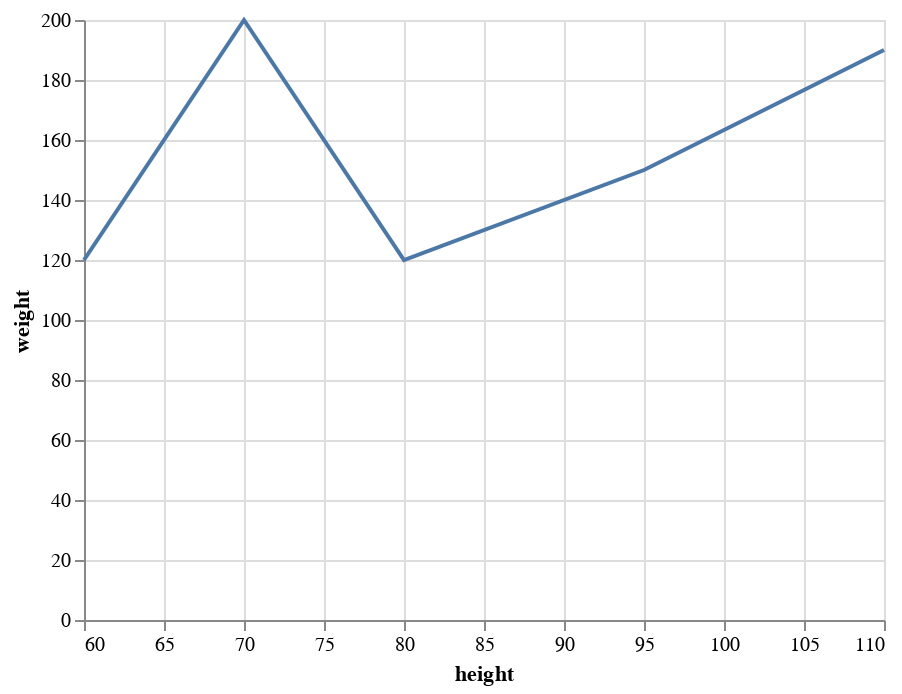

This figure's notebook cell:
### Code cell
alt.Chart(data=df).mark_line().encode(
    x="height",
    y="weight"
)

### Figure 1 — Vega-Lite specification as saved in the notebook (floating-point values rounded to 4 significant figures)
{"config": {"view": {"continuousWidth": 400, "continuousHeight": 300}}, "data": {"name": "data-9ed00a2086d7ff8c2c0949139133ecea"}, "mark": "line", "encoding": {"x": {"field": "height", "type": "quantitative"}, "y": {"field": "weight", "type": "quantitative"}}, "$schema": "https://vega.github.io/schema/vega-lite/v4.17.0.json", "datasets": {"data-9ed00a2086d7ff8c2c0949139133ecea": [{"height": 70, "weight": 200}, {"height": 95, "weight": 150}, {"height": 60, "weight": 120}, {"height": 110, "weight": 190}, {"height": 80, "weight": 120}]}}
